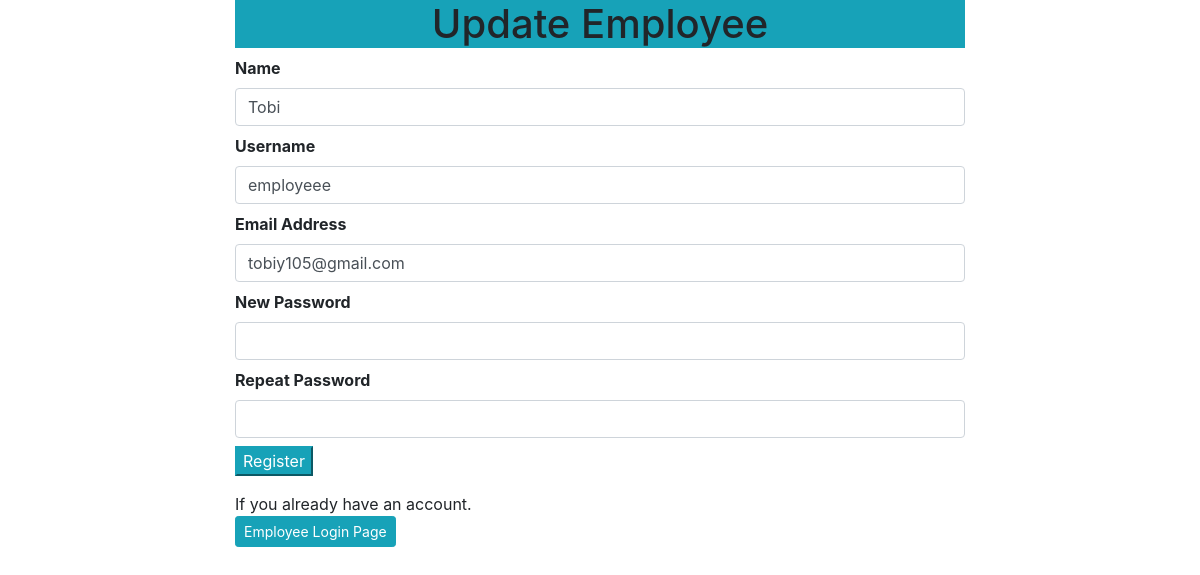
/updateemployee/1 (signed in), run on the app's committed database.
### app/employee/models.py (models this page shows, shortened)
class Employee(db.Model, UserMixin):
    id = db.Column(db.Integer, primary_key= True)
    name = db.Column(db.String(50), unique= False)
    username = db.Column(db.String(50), unique= True)
    email = db.Column(db.String(50), unique= True)
    password = db.Column(db.String(200), unique= False)

### app/employee/views.py (the view, shortened to what this page needs)
@app.route('/updateemployee/<int:id>', methods=['GET', 'POST'])
def updateemployee(id):
    if 'employee_id' not in session:
        flash('Login first please', 'danger')
        return redirect(url_for('employeeLogin'))
    updateemployee = Employee.query.get_or_404(id)
    form = EmployeeRegisterForm(request.form)
    form.name.data = updateemployee.name
    form.username.data = updateemployee.username
    form.email.data = updateemployee.email
    form.password.data = updateemployee.password
    return render_template('employee/register.html', form=form, title='Update User', updateemployee=updateemployee)

### app/employee/forms.py (shortened to what this page needs)
class EmployeeRegisterForm(Form):
    name = StringField('Name', [validators.Length(min=4, max=25)])
    username = StringField('Username', [validators.Length(min=4, max=25)])
    email = StringField('Email Address', [validators.Length(min=6, max=35), validators.Email()])
    password = PasswordField('New Password', [
        validators.DataRequired(),
        validators.EqualTo('confirm', message='Passwords must match')
    ])
    confirm = PasswordField('Repeat Password')

### app/templates/employee/register.html (shortened to what this page needs)
{% extends "layout.html" %}
{% block content %}
{% from "_formhelpers.html" import render_field %}
<div class="container">
    <div class="row">
        <div class="col-md-2"></div>
        <div class="col-md-8">
            <h1 class="bg-info text-center">{% if updateemployee %} Update {% else %}Register {% endif %} Employee</h1>
        </div>
        <div class="col-md-2"></div>
    </div>
    <form action="" method="post">
        <div class="row">
            <div class="col-md-2"></div>
            <div class="col-md-8">
                {{ render_field(form.name, class="form-control")}}
                {{ render_field(form.username,class="form-control")}}
                {{ render_field(form.email,class="form-control")}}
                {{ render_field(form.password, class="form-control")}}
                {{ render_field(form.confirm ,class="form-control")}}
                <p><input type="submit" value="Register" class="btn-info">
                <br>
                <p>
                    If you already have an account.
                    <br>
                    <a href="{{url_for('employeeLogin')}}" class="btn btn-sm btn-info">Employee Login Page</a>
                </p>
            </div>
            <div class="col-md-2"></div>
        </div>
    </form>
</div>
{% endblock content %}

### app/templates/_formhelpers.html (shortened to what this page needs)
{% macro render_field(field) %}
  <dt>{{ field.label }}
  <dd>{{ field(**kwargs)|safe }}
  </dd>
{% endmacro %}

### data on the page
Employee: name "Tobi", username "employeee", email "tobiy105@gmail.com"

### other printed values
{{ field.label }} "Name Username Email Address New Password Repeat Password"
